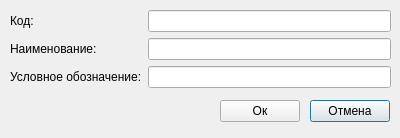
<?xml version="1.0" encoding="UTF-8"?>
<ui version="4.0">
 <class>AddOKEI</class>
 <widget class="QDialog" name="AddOKEI">
  <property name="geometry">
   <rect>
    <x>0</x>
    <y>0</y>
    <width>400</width>
    <height>138</height>
   </rect>
  </property>
  <property name="windowTitle">
   <string>ОКЕИ</string>
  </property>
  <widget class="QWidget" name="formLayoutWidget">
   <property name="geometry">
    <rect>
     <x>10</x>
     <y>10</y>
     <width>381</width>
     <height>81</height>
    </rect>
   </property>
   <layout class="QFormLayout" name="formLayout">
    <item row="0" column="0">
     <widget class="QLabel" name="label_Code">
      <property name="text">
       <string>Код:</string>
      </property>
     </widget>
    </item>
    <item row="1" column="0">
     <widget class="QLabel" name="label_Name">
      <property name="text">
       <string>Наименование:</string>
      </property>
     </widget>
    </item>
    <item row="2" column="0">
     <widget class="QLabel" name="label_YE">
      <property name="text">
       <string>Условное обозначение:</string>
      </property>
     </widget>
    </item>
    <item row="0" column="1">
     <widget class="QLineEdit" name="line_Code">
      <property name="maxLength">
       <number>9</number>
      </property>
     </widget>
    </item>
    <item row="1" column="1">
     <widget class="QLineEdit" name="line_Name">
      <property name="maxLength">
       <number>15</number>
      </property>
     </widget>
    </item>
    <item row="2" column="1">
     <widget class="QLineEdit" name="line_YE">
      <property name="maxLength">
       <number>5</number>
      </property>
     </widget>
    </item>
   </layout>
  </widget>
  <widget class="QPushButton" name="push_Cancel">
   <property name="geometry">
    <rect>
     <x>310</x>
     <y>100</y>
     <width>80</width>
     <height>22</height>
    </rect>
   </property>
   <property name="text">
    <string>Отмена</string>
   </property>
  </widget>
  <widget class="QPushButton" name="push_Ok">
   <property name="geometry">
    <rect>
     <x>220</x>
     <y>100</y>
     <width>80</width>
     <height>22</height>
    </rect>
   </property>
   <property name="text">
    <string>Ок</string>
   </property>
  </widget>
 </widget>
 <resources/>
 <connections/>
</ui>
